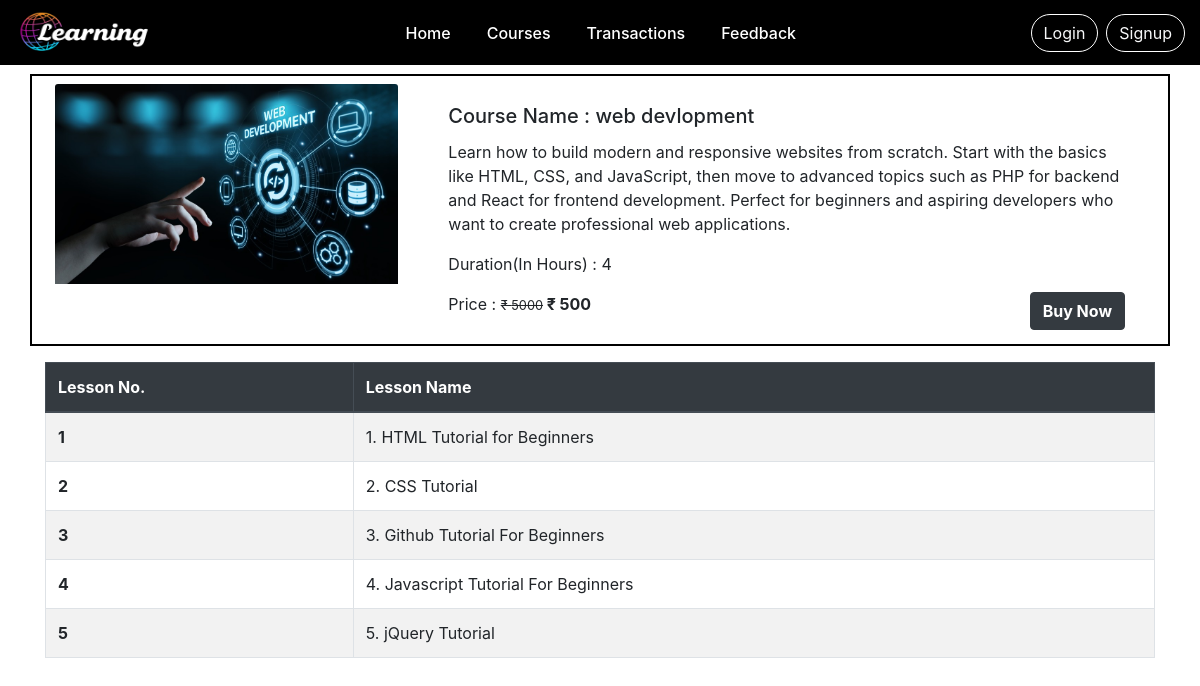
/coursedetails.php?course_id=31, run on the app's committed database.
### tables this page shows
CREATE TABLE `course` (
  `course_id` int(11) NOT NULL,
  `course_name` text NOT NULL,
  `course_desc` text NOT NULL,
  `course_category` text NOT NULL,
  `course_author` varchar(255) NOT NULL,
  `course_img` text NOT NULL,
  `course_duration` text NOT NULL,
  `course_price` int(11) NOT NULL,
  `course_original_price` int(11) NOT NULL
);

CREATE TABLE `lesson` (
  `lesson_id` int(11) NOT NULL,
  `lesson_name` text NOT NULL,
  `lesson_desc` text NOT NULL,
  `lesson_link` text NOT NULL,
  `course_id` int(11) NOT NULL,
  `course_name` text NOT NULL
);

### coursedetails.php (the view, shortened to what this page needs)
<?php
include('./mainInclude/header.php');
include('./dbConnection.php');
?>
<div class="container mt-4">
    <?php
    if (isset($_GET['course_id'])) {
        $course_id = $_GET['course_id'];
        $sql = "SELECT * FROM course WHERE course_id = '$course_id'";
        $result = $conn->query($sql);
        $row = $result->fetch_assoc();
    }
    ?>
    <div class="row p-2" style="border:2px solid black">
        <div class="col-md-4">
            <img src="<?php echo str_replace('..', '.', $row['course_img']) ?>" alt="course" class="card-img-top"
                style="height:200px; width:100%; object-fit:cover; object-position:center;" />
        </div>
        <div class="col-md-8">
            <div class="card-body">
                <h5 class="card-title">
                    Course Name : <?php echo $row['course_name'] ?>
                </h5>
                <p class="card-text">
                    <?php echo $row['course_desc'] ?>
                </p>
                <p class="card-text">
                    Duration(In Hours) : <?php echo $row['course_duration'] ?>
                </p>
                <form action="checkout.php" method="post">
                    <p class="card-text d-inline">
                        Price :
                        <small>
                            <del>&#8377 <?php echo $row['course_original_price'] ?></del>
                        </small>
                        <span class="font-weight-bolder">
                            &#8377 <?php echo $row['course_price'] ?>
                        </span>
                    </p>
                    <?php
                    if (isset($_SESSION['is_admin_login'])) {
                        echo '<a href="./student/watchcourse.php?course_id=' . $course_id . '" class="btn btn-info font-weight-bolder float-right">Check Lessons Videos</a>';
                    } else {
                        echo '<a href="#" class="btn btn-dark font-weight-bolder float-right" data-toggle="modal" data-target="#stuLoginModalCenter">Buy Now</a>';
                    }
                    ?>
                </form>
            </div>
        </div>
    </div>
    <div class="container mt-3">
        <div class="row">
            <table class="table table-bordered table-striped table-hover">
                <thead class="thead-dark">
                    <tr>
                        <th scope="col">Lesson No.</th>
                        <th scope="col">Lesson Name</th>
                    </tr>
                </thead>
                <tbody>
                    <?php
                    $sql = "SELECT * FROM lesson";
                    $result = $conn->query($sql);
                    if ($result->num_rows > 0) {
                        $num = 0;
                        while ($row = $result->fetch_assoc()) {
                            if ($course_id == $row['course_id']) {
                                $num++;
                                echo '<tr>
                                          <th scope="row">' . $num . '</th>
                                          <td>' . $row['lesson_name'] . '</td>
                                      </tr>';
                            }
                        }
                    }
                    ?>
                </tbody>
            </table>
        </div>
    </div>
</div>
<?php include('./mainInclude/footer.php'); ?>

### css/style.css (style rules this page uses)
body { padding-top: 50px; }
html, body { overflow-x: hidden; }

### data on the page
course: course_img (picture), course_name "web devlopment", course_desc "Learn how to build modern and responsive websites from scratch. Start with the basics like HTML, CSS, and JavaScript, then move to advanced topics such as PHP for backend and React for frontend development. Perfect for beginners and aspiring developers who want to create professional web applications.", course_duration "4", course_original_price "5000", course_price "500"
lesson: lesson_name "1. HTML Tutorial for Beginners"
lesson: lesson_name "2. CSS Tutorial"
lesson: lesson_name "3. Github Tutorial For Beginners"
lesson: lesson_name "4. Javascript Tutorial For Beginners"
lesson: lesson_name "5. jQuery Tutorial"
